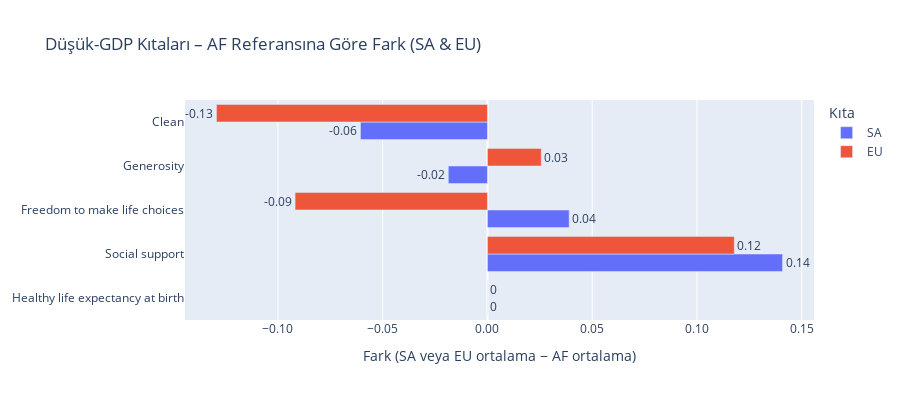

This figure's notebook cell:
### Code cell
import pandas as pd
import plotly.graph_objects as go

df = pd.read_csv('data.csv')
gdp_40 = df['Log GDP per capita'].quantile(0.4)
low = df[df['Log GDP per capita'] <= gdp_40].copy()

cols = ['Healthy life expectancy at birth','Social support',
        'Freedom to make life choices','Generosity','Perceptions of corruption']
low[cols] = low[cols].clip(0, 1)
low['Clean'] = 1 - low['Perceptions of corruption']

agg = low.groupby('cont')[cols[:-1] + ['Clean']].mean()
agg = agg[agg.index.isin(['AF','SA','EU'])]

ref = agg.loc['AF']
diff = agg.loc[['SA','EU']] - ref

diff_df = (diff.reset_index()
                .melt(id_vars='cont', var_name='Bilesen', value_name='Fark'))

fig = go.Figure()
for kita in ['SA','EU']:
    df_ = diff_df[diff_df['cont']==kita]
    fig.add_trace(go.Bar(
            y=df_['Bilesen'],
            x=df_['Fark'],
            name=kita,
            orientation='h',
            base=0,
            text=df_['Fark'].round(2),
            textposition='outside'
    ))

fig.update_layout(
        title='Düşük-GDP Kıtaları – AF Referansına Göre Fark (SA & EU)',
        xaxis_title='Fark (SA veya EU ortalama − AF ortalama)',
        yaxis_title=None,
        height=400,
        bargap=0.2,
        legend_title='Kıta',
        xaxis=dict(tickformat='.2f')
)
fig.show()

### Figure 1 — Plotly figure (JSON) as saved in the notebook; plotly's stock layout.template omitted (floating-point values rounded to 4 significant figures)
{"data": [{"base": 0, "name": "SA", "orientation": "h", "text": [0.0, 0.14, 0.04, -0.02, -0.06], "textposition": "outside", "type": "bar", "x": [0.0, 0.1408, 0.039, -0.01868, -0.06061], "y": ["Healthy life expectancy at birth", "Social support", "Freedom to make life choices", "Generosity", "Clean"]}, {"base": 0, "name": "EU", "orientation": "h", "text": [0.0, 0.12, -0.09, 0.03, -0.13], "textposition": "outside", "type": "bar", "x": [0.0, 0.1178, -0.0918, 0.02568, -0.1293], "y": ["Healthy life expectancy at birth", "Social support", "Freedom to make life choices", "Generosity", "Clean"]}], "layout": {"bargap": 0.2, "height": 400, "legend": {"title": {"text": "Kıta"}}, "title": {"text": "Düşük-GDP Kıtaları – AF Referansına Göre Fark (SA & EU)"}, "xaxis": {"tickformat": ".2f", "title": {"text": "Fark (SA veya EU ortalama − AF ortalama)"}}, "yaxis": {"title": {}}}}
